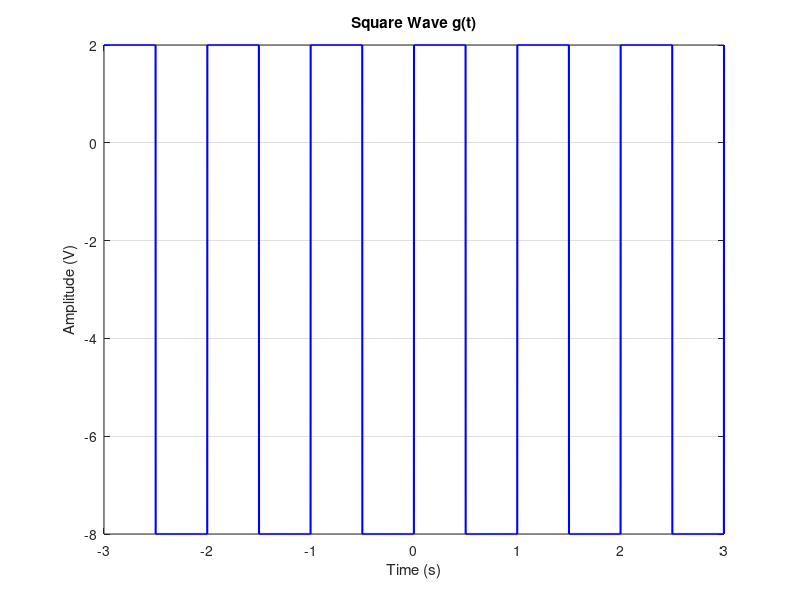
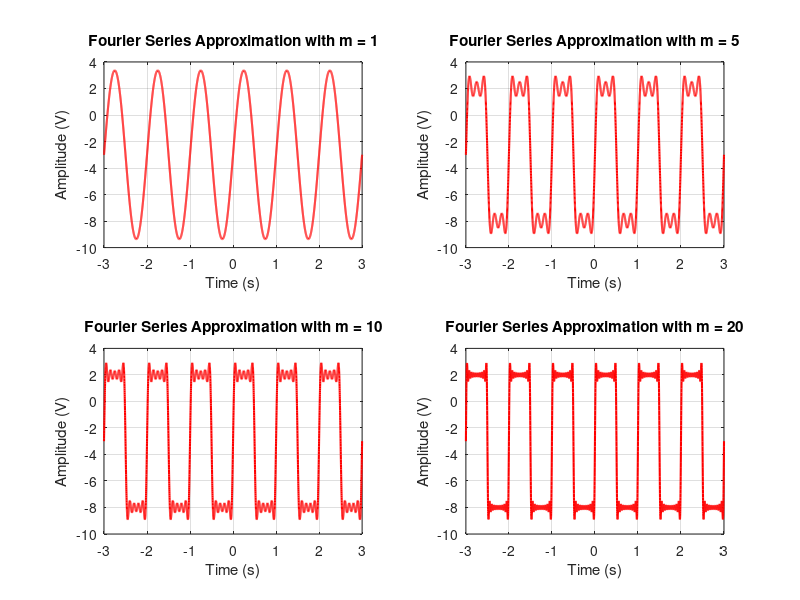

These figures' MATLAB source, in order:
frequency = 1;   
amplitude = 5;  
dc_bias = -3; 
t = -3:0.001:3;  

g_t = amplitude * square(2 * pi * frequency * t) + dc_bias;

figure;
plot(t, g_t, 'b', 'LineWidth', 1.5);
title('Square Wave g(t)');
xlabel('Time (s)');
ylabel('Amplitude (V)');
grid on;


m_values = [1, 5, 10, 20];  
A = 5;                     
T = 1 / frequency;          
g_approx = zeros(size(t));  

figure;

for i = 1:length(m_values)
    m = m_values(i);
    g_approx = zeros(size(t));  
    
    for n = 1:2:m
        g_approx = g_approx + (4 * A / (n * pi)) * sin(2 * pi * n * frequency * t);
    end
    
    g_approx = g_approx + dc_bias;
    
    subplot(2, 2, i);
    plot(t, g_approx, 'r', 'LineWidth', 1.5);
    title(['Fourier Series Approximation with m = ', num2str(m)]);
    xlabel('Time (s)');
    ylabel('Amplitude (V)');
    grid on;
end
